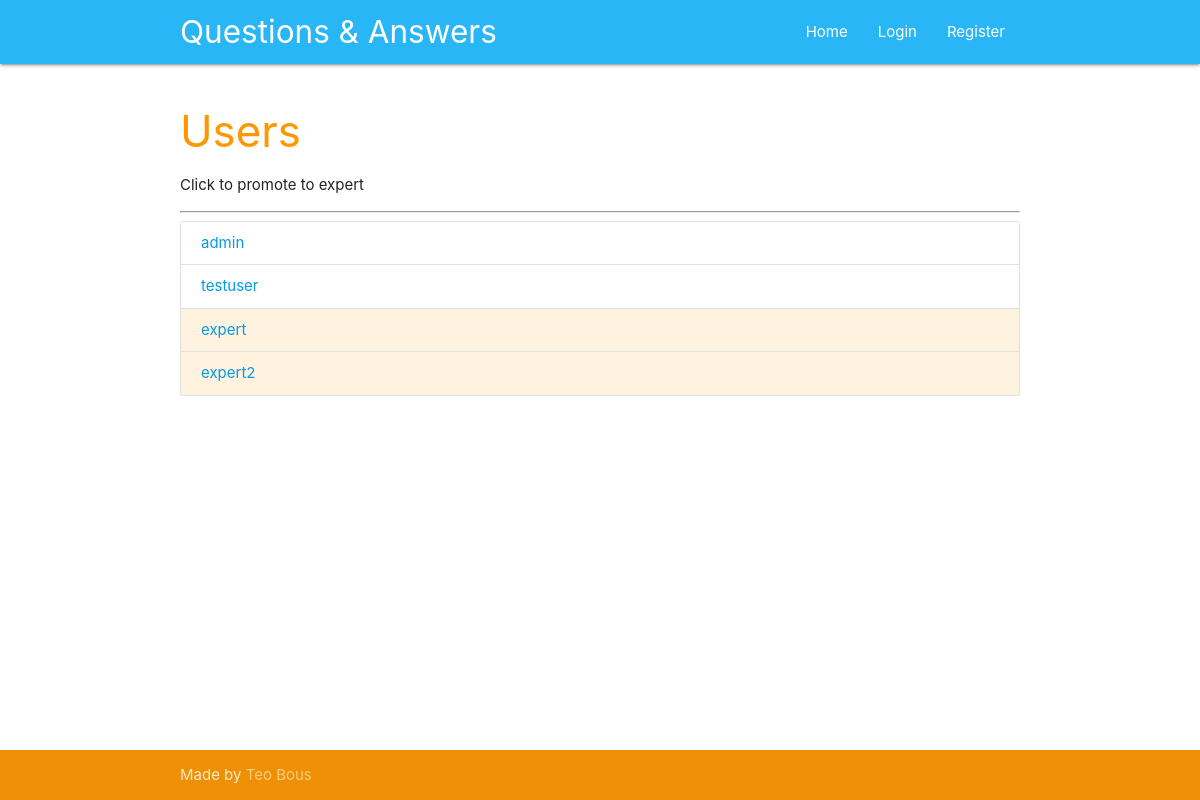
/users, run on an earlier commit of the app's database.
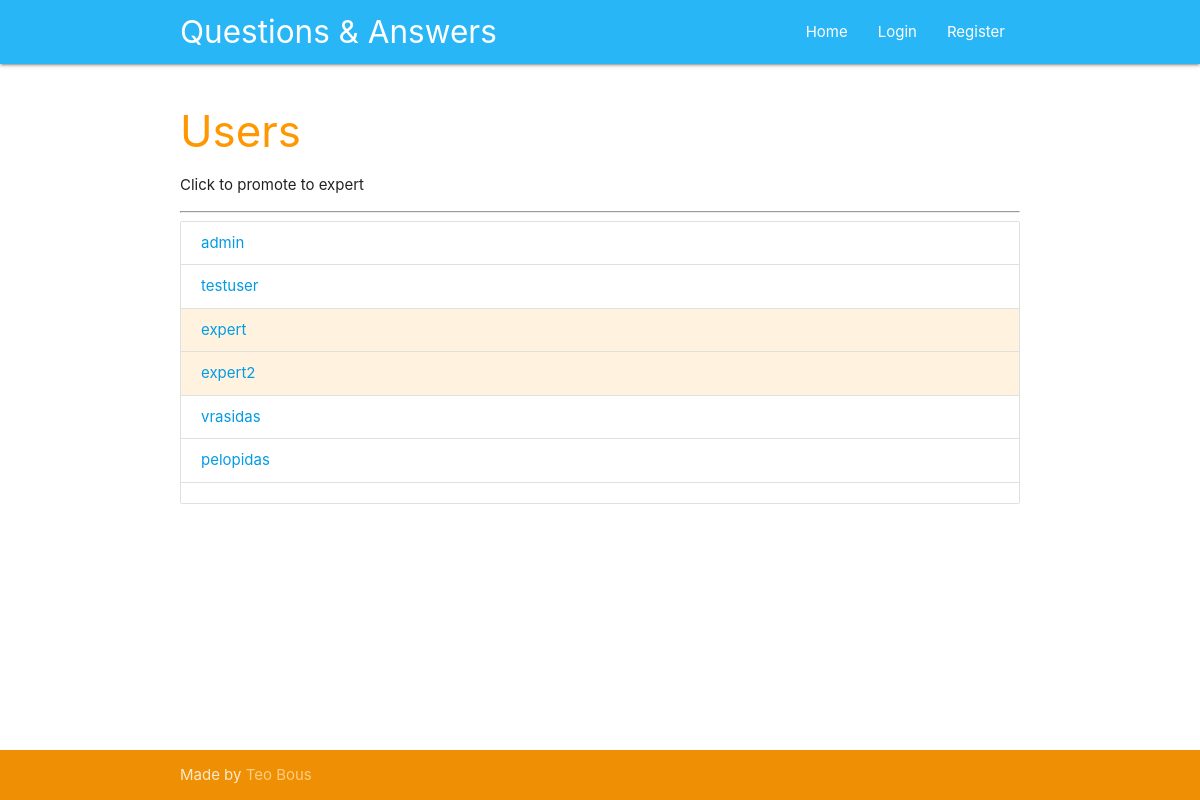
And on a later commit of the database.
### tables this page shows
CREATE TABLE users (
    id integer primary key autoincrement,
    name text not null,
    password text not null,
    expert boolean not null,
    admin boolean not null 
);

### app.py (the view)
@app.route('/users')
def users():
	user = get_current_user()
	db = get_db()
	users_cur = db.execute('select id, name, expert, admin from users')
	users_results = users_cur.fetchall()
	return render_template('users.html', user=user, users=users_results)

### app.py (called while the page is built)
def get_current_user():
	user_result = None
	if 'user' in session:
		user = session['user']
		db = get_db()
		query = 'select id, name, password, expert, admin from users where name = ?'
		user_cur = db.execute(query, [user])
		user_result = user_cur.fetchone()
	return user_result

### database.py (called while the page is built)
def connect_db():
	sql = sqlite3.connect('data.db')
	sql.row_factory = sqlite3.Row
	return sql

def get_db():
	if not hasattr(g, 'sqlite_db'):
		g.sqlite_db = connect_db()
	return g.sqlite_db

### templates/users.html (shortened to what this page needs)
{% extends 'base.html' %}
{% block content %}
    <div class="section">
      <div class="container">
        <h3 class="header orange-text">Users</h3>
        <p>Click to promote to expert</p>
        <hr>
        <ul class="collection">
          {% for user in users %}
          <li class="collection-item {% if user['expert'] == 1 %} orange lighten-5 {% endif %}">
            <a href="{{ url_for('promote', user_id=user['id']) }}">{{ user['name'] }}</a>
          </li>
          {% endfor %}
        </ul>
      </div>
    </div>
{% endblock %}

### templates/base.html (shortened to what this page needs)
<!DOCTYPE html>
<html lang="en">
  <head>
    <link href="{{url_for('static', filename = 'css/materialize.css')}}" type="text/css" rel="stylesheet" media="screen,projection"/>
    <link href="{{url_for('static', filename = 'css/style.css')}}" type="text/css" rel="stylesheet" media="screen,projection"/>
  </head>
  <body>
    <nav class="light-blue lighten-1" role="navigation">
      <div class="nav-wrapper container"><a id="logo-container" href="{{ url_for('index') }}" class="brand-logo">Questions & Answers</a>
      <ul class="right hide-on-med-and-down">
        <li><a href="{{ url_for('index') }}">Home</a></li>
        {% if not user %}
        <li><a href="{{ url_for('login') }}">Login</a></li>
        <li><a href="{{ url_for('register') }}">Register</a></li>
        {% endif %}
      </ul>
    </div>
  </nav>
  <main>
    {% block content %}{% endblock %}
  </main>
  <footer class="page-footer orange">
    <div class="footer-copyright">
      <div class="container">
        Made by <a class="orange-text text-lighten-3" href="https://github.com/tbousiou">Teo Bous</a>
      </div>
    </div>
  </footer>
</body>
</html>

### static/css/style.css (style rules this page uses)
body { display: flex; min-height: 100vh; flex-direction: column; }
main { flex: 1 0 auto; }
.page-footer { padding-top: 0px; }

What changed in the data, as far as the page shows it:
added users: name "vrasidas"
added users: name "pelopidas"
added users: expert False (drawn)
